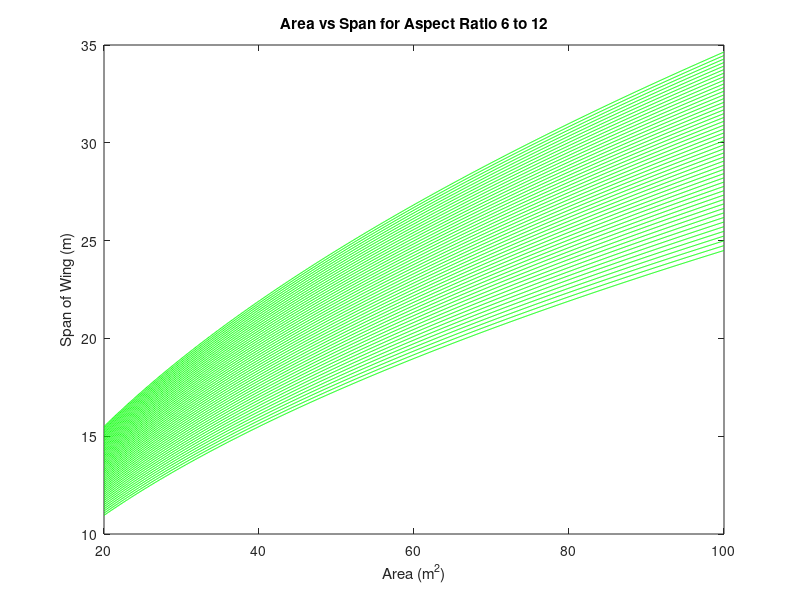

This chart was generated by the following MATLAB code:

%Aspectratio=(span^2)/Area
Aspectratio=linspace(6,12,50)
for i=1:length(Aspectratio)
    Area=linspace(20,100,1000)
    span=sqrt(Aspectratio(i)*Area)
    plot(Area,span,'g')
    hold on 
end
    xlabel('Area (m^2)')
    ylabel('Span of Wing (m)')
    title('Area vs Span for Aspect Ratio 6 to 12')
    